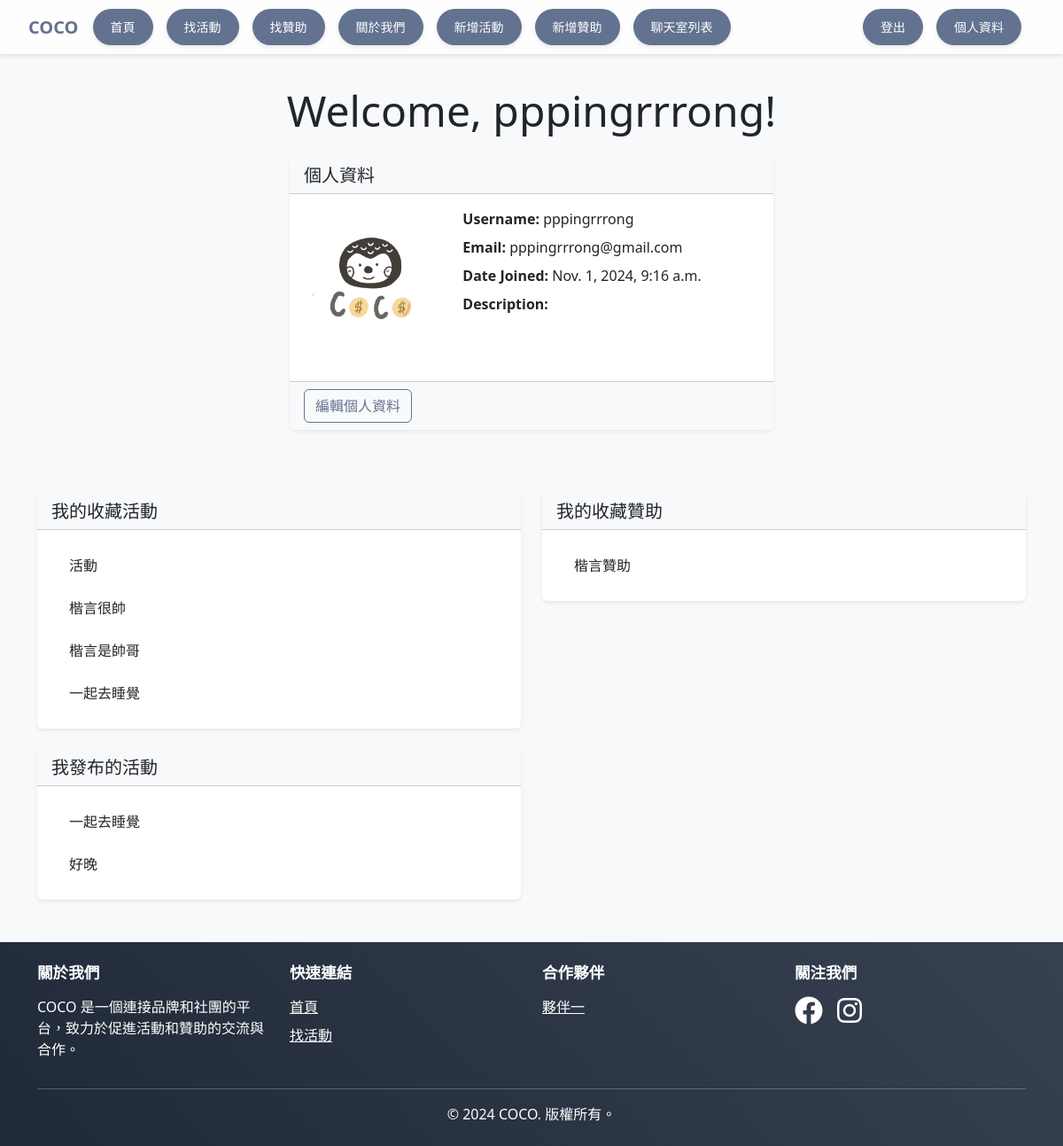
The page /profile/ (signed in) on the database as committed earlier.
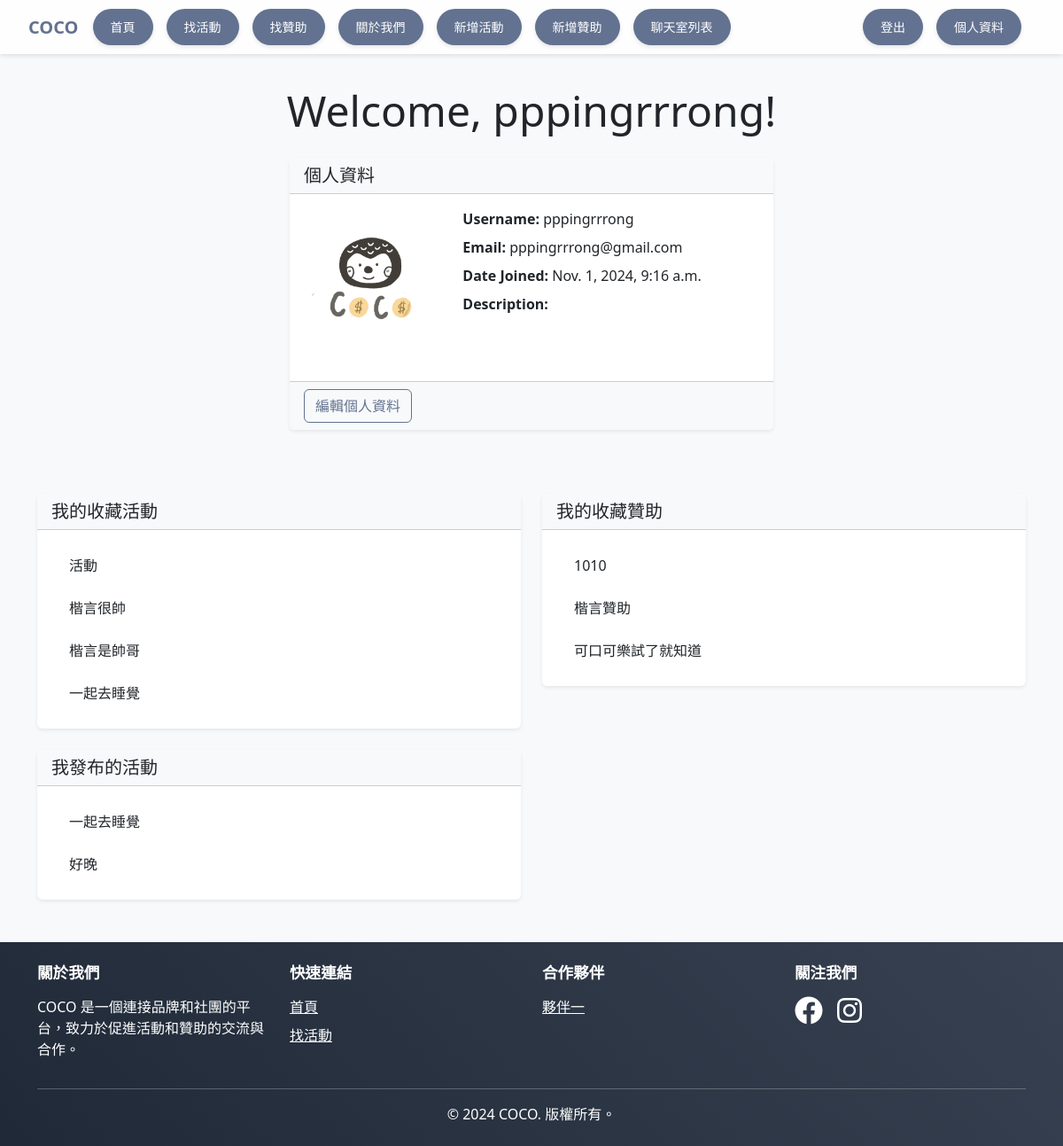
The same page on the database as committed later.
### events/models.py (models this page shows, shortened)
class Activitynew(models.Model):
    title = models.CharField(max_length=200)           # 活動名稱
    description = models.TextField()                   # 活動描述
    location = models.CharField(max_length=100)        # 活動地點
    date = models.DateField()                          # 活動日期
    image = models.ImageField(upload_to='activitynew_images/', blank=True, null=True)  # 活動圖片
    is_favorited = models.BooleanField(default=False)  # 收藏狀態
    check_status = models.BooleanField(default=False) # 審核狀態
    organizer = models.ForeignKey(
        settings.AUTH_USER_MODEL,
        on_delete=models.CASCADE,
        related_name='organized_activities',
        null=True,
        blank=True
    )

class Sponsorshipnew(models.Model):
    title = models.CharField(max_length=200)            # 贊助名稱
    description = models.TextField()                    # 贊助描述
    sponsor = models.CharField(max_length=100)          # 贊助者名稱
    amount = models.DecimalField(max_digits=10, decimal_places=2)  # 贊助金額
    image = models.ImageField(upload_to='sponsorship_images/', blank=True, null=True)  # 贊助圖片
    location = models.CharField(max_length=100,default="unknown")        # 贊助地點
    date_posted = models.DateTimeField(default=timezone.now)  # 贊助發布日期
    is_favorited = models.BooleanField(default=False)   # 收藏狀態
    check_status = models.BooleanField(default=False) # 審核狀態
    organizer = models.ForeignKey(
        settings.AUTH_USER_MODEL,
        on_delete=models.CASCADE,
        related_name='organized_sponsorships',
        null=True,
        blank=True
    )

### events/views.py (the view)
# urls.py: path('profile/', views.profile_view, name='profile'),
@login_required
def profile_view(request):
    favorite_activities = Activitynew.objects.filter(is_favorited=True)
    favorite_sponsorships = Sponsorshipnew.objects.filter(is_favorited=True)
    user_activities = Activitynew.objects.filter(organizer=request.user)
    user_extend = UserProfile.objects.get(user=request.user)
    context = {
        'favorite_activities': favorite_activities,
        'favorite_sponsorships': favorite_sponsorships,
        'user_activities': user_activities,
        'user_extend': user_extend
    }
    return render(request, 'events/profile.html', context)

### events/templates/events/profile.html (shortened to what the changed rows need)
{% extends 'base.html' %}
{% load django_bootstrap5 %}
{% load static %}
{% block content %}
<div class="container mt-5">
    <div class="text-center mb-4">
        <h1 class="display-5">Welcome, {{ user.username }}!</h1>
    </div>
    <div class="row gy-4 mt-5">
        <div class="col-lg-6">
            <div class="card shadow-sm border-0">
                <div class="card-body">
                    {% if favorite_activities %}
                        <ul class="list-group list-group-flush">
                            {% for activity in favorite_activities %}
                                <li class="list-group-item">
                                    <a href="{% url 'activity_detail' activity.id %}" class="text-decoration-none text-dark">
                                        {{ activity.title }}
                                    </a>
                                </li>
                            {% endfor %}
                        </ul>
                    {% else %}
                        <p class="text-muted">你還沒有收藏任何活動。</p>
                    {% endif %}
                </div>
            </div>
        </div>
        <div class="col-lg-6">
            <div class="card shadow-sm border-0">
                <div class="card-body">
                    {% if favorite_sponsorships %}
                        <ul class="list-group list-group-flush">
                            {% for sponsorship in favorite_sponsorships %}
                                <li class="list-group-item">
                                    <a href="{% url 'sponsor_detail' sponsorship.id %}" class="text-decoration-none text-dark">
                                        {{ sponsorship.title }}
                                    </a>
                                </li>
                            {% endfor %}
                        </ul>
                    {% else %}
                        <p class="text-muted">你還沒有收藏任何贊助。</p>
                    {% endif %}
                </div>
            </div>
        </div>
        <div class="col-lg-6">
            <div class="card shadow-sm border-0">
                <div class="card-body">
                    {% if user_activities %}
                        <ul class="list-group list-group-flush">
                            {% for activity in user_activities %}
                                <li class="list-group-item">
                                    <a href="{% url 'activity_detail' activity.id %}" class="text-decoration-none text-dark">
                                        {{ activity.title }}
                                    </a>
                                </li>
                            {% endfor %}
                        </ul>
                    {% else %}
                        <p class="text-muted">你還沒有發布任何活動。</p>
                    {% endif %}
                </div>
            </div>
        </div>
    </div>
</div>
{% endblock %}

Rows that differ between the two databases and show on the page:
now on this page (row edited): Sponsorshipnew: title "1010"
added Sponsorshipnew: title "可口可樂試了就知道"
